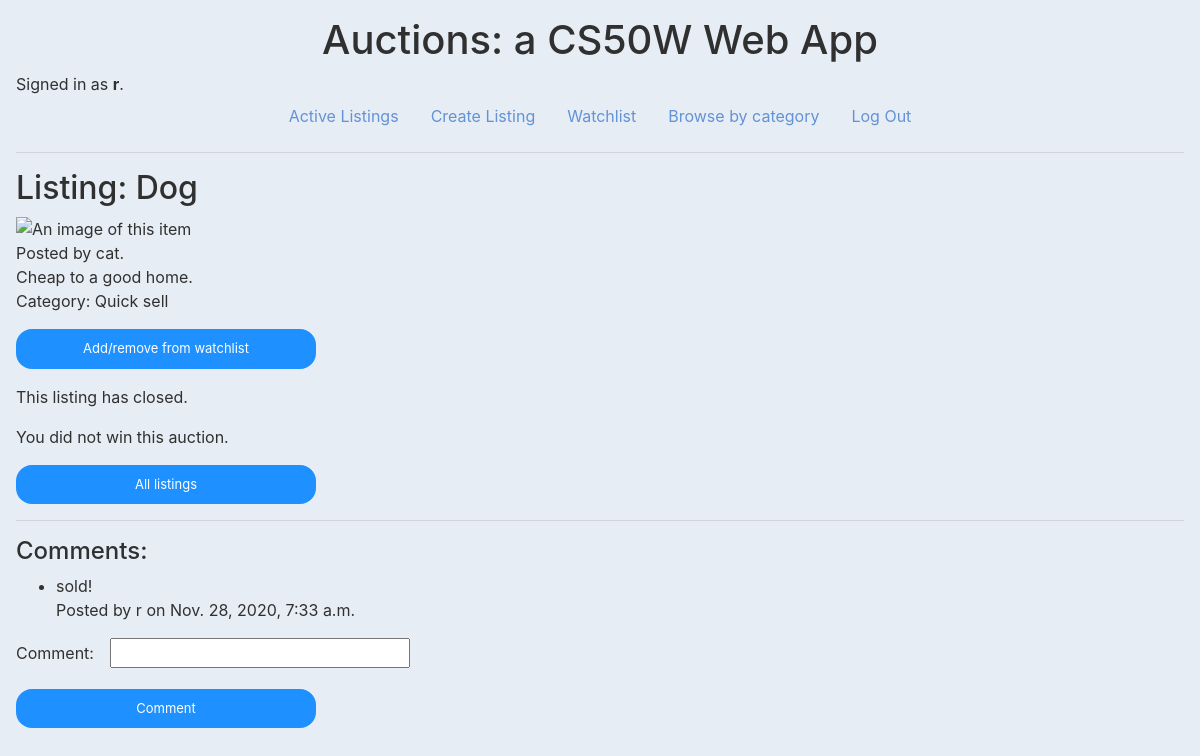
The page /listing/22 (signed in) on the database its author committed.
### auctions/models.py (models this page shows, shortened)
class User(AbstractUser):
    pass

class Listing(models.Model):
    name = models.CharField(max_length=150, default="Item name")
    owner = models.ForeignKey(User, on_delete=models.CASCADE, related_name="owner_id", null=True, blank=True)
    description = models.TextField(blank=True)
    startBid = models.IntegerField(default=0)
    imgSrc = models.URLField(blank=True)
    Q = 'Q'
    F = 'F'
    T = 'T'
    E = 'E'
    H = 'H'
    O = 'O'
    CATEGORY_CHOICES = [
        (Q, 'Quick sell'),
        (F, 'Fashion'),
        (T, 'Toys'),
        (E, 'Electronics'),
        (H, 'Home'),
        (O, 'Other')
    ]
    category = models.CharField(max_length=11, choices=CATEGORY_CHOICES)
    datePosted = models.DateTimeField(auto_now=True)
    isOpen = models.BooleanField(default=True)

class Comment(models.Model):
    commenter = models.ForeignKey(User, on_delete=models.CASCADE, related_name="user", blank=True, null=True)
    listingID = models.ForeignKey(Listing, on_delete=models.CASCADE, related_name="listingComment", blank=True, null=True)
    comment = models.CharField(max_length=264)
    dateCommented = models.DateTimeField(auto_now_add=True)
    class Meta:
        ordering = ['dateCommented']

### auctions/views.py (the view)
# urls.py: path("listing/<int:listing_id>", views.listing, name="listing"),
def listing(request, listing_id):
    try:
        item = Listing.objects.get(id=listing_id)
        item_id = item.id
        user = request.user.username
        id_user = request.user
        bidform = BidForm()
        userWatchlist = Watchlist.objects.filter(currentUser=id_user)
        commentForm = CommentForm()
        numBids = len(Bid.objects.filter(listingID=listing_id))
        comments = Comment.objects.filter(listingID=listing_id)
        if request.method == 'POST':
            if 'commentButton' in request.POST:
                commentForm = CommentForm(data=request.POST)
                if commentForm.is_valid():
                    new_comment = Comment()
                    new_comment = commentForm.save(commit=False)
                    new_comment.listingID = item
                    new_comment.commenter = id_user
                    new_comment.save()
                    message = django.contrib.messages.success(request, 'Comment added successfully.')
                    return HttpResponseRedirect(request.META.get('HTTP_REFERER'), {"messages":message})
            if 'watchlistButton' in request.POST:
                for row in userWatchlist:
                    if item == row.itemWatch:
                        userWatchlist.filter(itemWatch=item).delete()
                        message = django.contrib.messages.success(request, 'Item removed from watchlist.')
                        return HttpResponseRedirect(request.META.get('HTTP_REFERER'), {"messages":message})
                w = Watchlist(currentUser=id_user, itemWatch=item)
                w.save()
                message = django.contrib.messages.success(request, 'Item added to watchlist.')
                return HttpResponseRedirect(request.META.get('HTTP_REFERER'), {"messages":message})
            if 'makeBid' in request.POST:
                bidform = BidForm(request.POST)
                if bidform.is_valid():
                    user_bid = bidform.cleaned_data['bid']
                    price = item.startBid
                    if user_bid > price:
                        newBid = Bid(listingID=item, bidder=request.user, amount=user_bid)
                        newBid.save()
                        item.startBid = user_bid
                        item.save()
                        message = django.contrib.messages.success(request, 'Bid placed successfully.')
                        return HttpResponseRedirect(request.META.get('HTTP_REFERER'), {"messages":message})
                    else:
                        message = django.contrib.messages.success(request, 'Error: please bid an amount larger than the current price.')
                        return HttpResponseRedirect(request.META.get('HTTP_REFERER'), {"messages":message})
            elif 'closeAuction' in request.POST:
                item.isOpen = False
                topBid = item.startBid
                topBidObject = Bid.objects.filter(amount = topBid, listingID=item_id)
                if hasattr(topBidObject, 'bidder'):
                    topBidder = topBidObject.bidders
                else:
                    topBidder = item.owner
                item.owner = topBidder
                item.save()
                message = django.contrib.messages.success(request, 'Closed auction successfully.')
                return redirect("/", {"messages":message})
        else:
            try:
                whoBid = Bid.objects.filter(bidder=request.user)[0]
                whoBid1 = whoBid.bidder
                numBids = len(Bid.objects.filter(listingID=listing_id))
                return render(request, "auctions/listing.html", {
                    "item": item,
                    "user_id": user,
                    "commentForm": commentForm,
                    "bidForm": bidform,
                    "numBids": numBids,
                    "whoBid": whoBid1,
                    "watchlist": userWatchlist,
                    "comments": comments
                })
            except:
                numBids = len(Bid.objects.filter(listingID=listing_id))
                return render(request, "auctions/listing.html", {
                    "item": item,
                    "user_id": user,
                    "commentForm": commentForm,
                    "bidForm": bidform,
                    "numBids": numBids,
                    "watchlist": userWatchlist,
                    "comments": comments
                })
    except TypeError:
        return redirect("/error")

### auctions/views.py
class CommentForm(forms.ModelForm):
    class Meta:
        model = Comment
        fields = ('comment',)

class BidForm(forms.Form):
    bid = forms.IntegerField(min_value=0)

### auctions/templates/auctions/listing.html (shortened to what this page needs)
{% extends "auctions/layout.html" %}
{% block body %}
    <h2 class="display">Listing: {{ item.name }}</h2>
    {% if item.imgSrc %}
    <div class="img">
        <img src="{{ item.imgSrc }}" class="listingImg" alt="An image of this item" />
    </div>
    {% endif %}
    <p>Posted by {{ item.owner }}.<br>
    {{ item.description }}<br>
    Category: {{ item.get_category_display }}</p>
    <form action="{% url 'listing' item.id %}" method="post">
        <input type="submit" name="watchlistButton" id="watchlistButton" class="button"
        value="Add/remove from watchlist"></input>
    </form>
    {% if item.isOpen == True %}
   <h4>${{ item.startBid }}</h4>
   <p class="text-muted"><small>
       {{ numBids }} bid(s) so far.
    </small></p>
        {% if item.owner == user %}
        <form action="{% url 'listing' item.id %}" method="post">
            {% csrf_token %}
            <input type="submit" class="button btn-danger" value="Close auction" name="closeAuction" id="closeAuction"></input>
        </form>
        {% else %}
            <form action="{% url 'listing' item.id %}" method="post">
                {% csrf_token %}
                {{ bidForm }}
                <input type="submit" class="button btn-green" value="Place bid" id="makeBid" name="makeBid"></input>
            </form>
        {% endif %}
    {% else %}
    <p>This listing has closed.</p>
        {% if item.owner == user %}
            <p>You won this auction!</p>
        {% else %}
            <p>You did not win this auction.</p>
        {% endif %}
    {% endif %}
    <input type="button" class="button" value="All listings" id="homeButton"></input>
    <hr>
    <h4>Comments:</h4>
<ul class="commentsList">
    {% for comment in comments %}
            <li>{{ comment.comment }}<br>
            Posted by {{ comment.commenter }} on {{ comment.dateCommented }}</li>
    {% endfor %}
</ul>
    <form action="{% url 'listing' item.id %}" method="post" class="commentForm">
        {{ commentForm }}
        <input type="submit" class="button commentForm" value="Comment" id="commentButton" name="commentButton"></input>
    </form>
{% endblock %}

### auctions/templates/auctions/layout.html (shortened to what this page needs)
{% load static %}
<!DOCTYPE html>
<html lang="en">
    <head>
        <link rel="stylesheet" href="https://stackpath.bootstrapcdn.com/bootstrap/4.4.1/css/bootstrap.min.css">
        <link href="{% static 'auctions/styles.css' %}" rel="stylesheet">
    </head>
    <body>
        <div class="row">
            <div class="col d-flex justify-content-center text-center">
                <h1>Auctions: a CS50W Web App</h1>
            </div>
        </div>
        <div class="row">
            <div class="col">
                <div>
                    {% if user.is_authenticated %}
                        Signed in as <strong>{{ user.username }}</strong>.
                    {% else %}
                        Not signed in.
                    {% endif %}
                </div>
            </div>
        </div>
        <div class="row">
            <div class="col d-flex justify-content-center">
        <ul class="nav">
            <li class="nav-item">
                <a class="nav-link" href="{% url 'index' %}">Active Listings</a>
            </li>
            {% if user.is_authenticated %}
                <li class="nav-item">
                    <a class="nav-link" href="{% url 'new' %}">Create Listing</a>
                </li>
                <li class="nav-item">
                    <a class="nav-link" href="{% url 'watchlist' %}">Watchlist</a>
                </li>
                <li class="nav-item">
                    <a class="nav-link" href="{% url 'categories' %}">Browse by category</a>
                </li>
                <li class="nav-item">
                    <a class="nav-link" href="{% url 'logout' %}">Log Out</a>
                </li>
            {% endif %}
        </ul>
    </div>
</div>
        <hr>
        {% block body %}
        {% endblock %}
    </body>
</html>

### auctions/static/auctions/styles.css (style rules this page uses)
body { padding:1rem; background-color:#E7EDF5; color:#303030; }
a { color:#6392D6; }
.button { display:block; font-size: small; color:white; padding:0.5rem 1rem; margin-bottom:1rem; border-radius: 1rem; border:2px dodgerblue solid; background-color:dodgerblue; width:300px; }
.listingImg { max-width: 300px; }
.commentForm { margin: 1rem 0; }
.commentForm input { width:300px; }
.commentForm label { padding-right:1rem; }

### rows shown on the page
User: username "r"
Listing: name "Dog", owner "cat", description "Cheap to a good home.", category "Quick sell"
Comment: comment "sold!", commenter "r", dateCommented "Nov. 28, 2020, 7:33 a.m."
